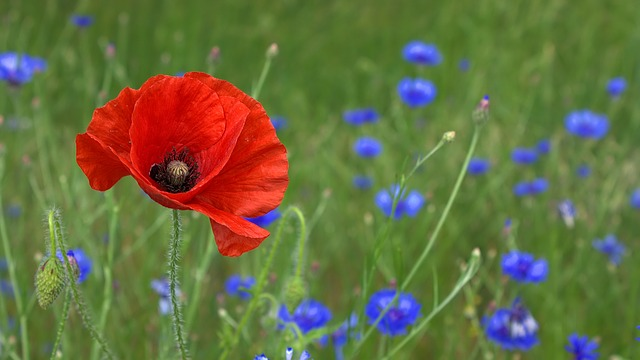
%> input picture segmenta.jpg, 640 x 360 px
$ octave Segmentacion_de_colores_RGB.m   (GNU Octave 9; MATLAB toolbox functions it lacks are replaced by stand-ins)
%> lines starting %> are read from the running program, lines starting %| are printed output that depends on the picture; in (x1, y1, x2, y2) boxes, pixels count from 0 and x2, y2 are one past the last pixel; in counts of white or black regions, pixels touching at a corner belong together; the program's own positions count from 1
%Segmentaci髇 de colores RGB
clc;clear all;
RGB = imread('segmenta.jpg');           %carga la imagen
%> RGB is the input picture: size 360x640x3 uint8; mean R, G, B 104.4, 110.5, 66
R = RGB;, R(:,:,[2,3]) = 0;             % Imagen con G y B nulas
%> after `R(:,:,[2,3]) = 0`:
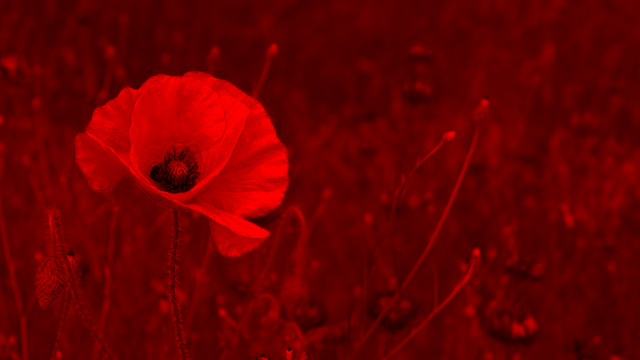
%> R: size 360x640x3 uint8; mean R, G, B 104.4, 0, 0
G = RGB;, G(:,:,[1,3]) = 0;             % Imagen con R y B nulas
%> after `G(:,:,[1,3]) = 0`:
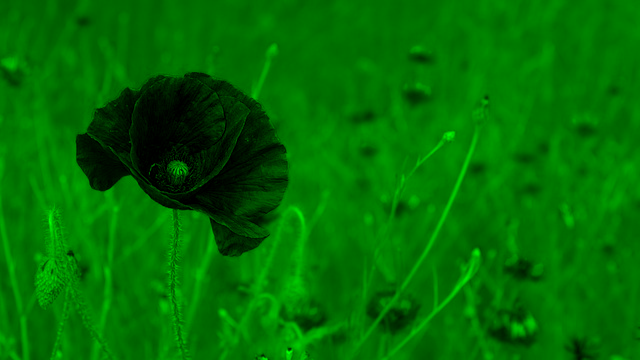
%> G: size 360x640x3 uint8; mean R, G, B 0, 110.5, 0
B = RGB;, B(:,:,[1,2]) = 0;             % Imagen con R y G nulas
%> after `B(:,:,[1,2]) = 0`:
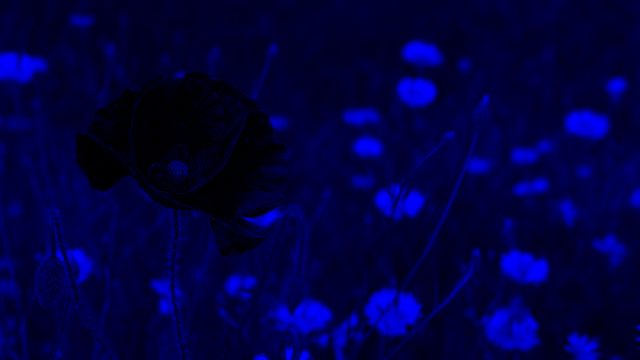
%> B: size 360x640x3 uint8; mean R, G, B 0, 0, 66
f1 = figure(1);, set(f1, 'color', 'w');, clf; % Crea Figura
subplot(1,4,1);                         % Selecciona el 1 subplot
imshow(RGB); title('Imagen Color');     % Visualiza imagen color
subplot(1,4,2);                         % Selecciona el 2 subplot
imshow(R); title('Componente Rojo');    % Visualiza componente R
subplot(1,4,3);                         % Selecciona el 3 subplot
imshow(G); title('Componente Verde');   % Visualiza componente G
subplot(1,4,4);                         % Selecciona el 4 subplot
imshow(B); title('Componente Azul');    % visualiza componente B

%% Binarizaci髇
i = imread('segmenta.jpg');             % Carga la imagen RGB
R=i(:,:,1);                             % Toma la componente en rojo de la matriz RGB
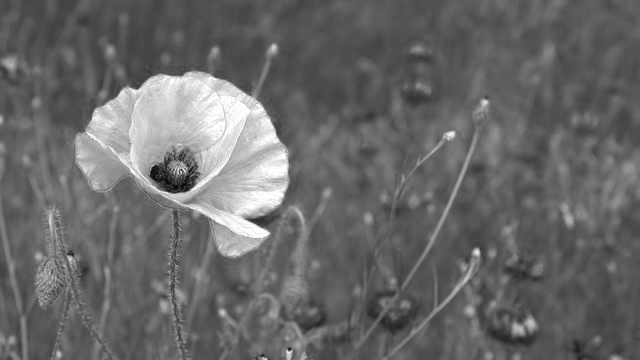
%> R: size 360x640 uint8; min 0, max 255, mean 104.4
bw=im2bw(R,0.8);                        % binarizaci髇 de la componente en rojo
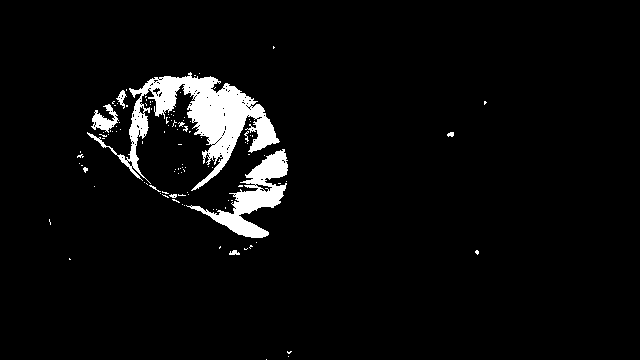
%> bw: size 360x640 logical; 4.4% white; 113 white regions (104 under 20 px), largest, box (x1, y1, x2, y2) and area: (87, 72, 280, 191) 6549, (186, 149, 288, 238) 2767, (91, 104, 119, 133) 360
figure (2)
imshow(i);                              % muestra la imagen RGB
figure(3)
imshow(R);                              % muestra la imagen de la componente roja
figure (4)
imshow(bw)                              % muestra la imagen binarizada
